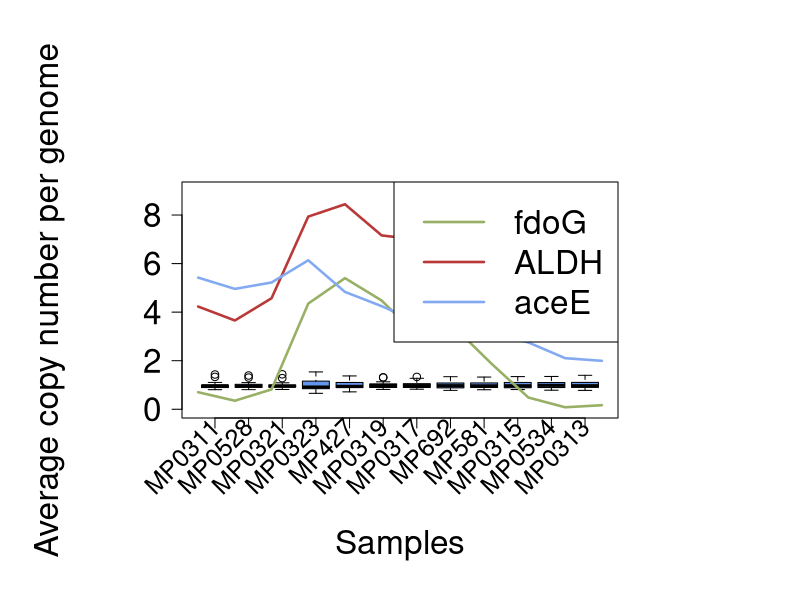

Source code (R):
# Part of the doctoral thesis "Ecology of marine microorganisms: biodiversity, genomics and metagenomics". 02/04/2020 Original version,

#                            (c) Marta Cobo-Simón, CNB-CSIC.

# This script calculates the average copy number per genome and highly-variable genes. 
# It requires a table of TPMs whose columns are samples and the rows are KOs or COGs. 


# Usage: source("CopyNumber_MADs_Calculation.R"). Choose the Universal Single Copy Genes (singleCopy) in KO or COG. 

# In the folder where the script is run, there must be the table with TPMs. The following outputs will be saved in the same folder:

# CopyNumber_longformat.txt -> Average copy number per genome of different functions at different samples in long format.

# CopyNumber_wideformat.txt -> Average copy number per genome of different functions at different samples in wide format.

# Highly-Variable.txt -> Highly-Variable genes defined as the ones whose Median Absolute Deviation (MAD) is higher than twice the 
# standard deviation.

# Highly-Variable.png -> Variation in copy number of Universal Single-Copy Genes (USiCGs) represented in boxplots for each sample in 
# comparison to highly-variable genes. 

# The variable kruskalwalliscopynumberusicgs contains the Kruskal-Wallis test for USiCGs. It must be non-significant. 

# The variable kruskalwalliscopynumbertodos contains the Kruskal-Wallis test for all the genes. 

# The variable foldchangeusicgsintersample contains the log2(foldchange) of USiCGs among different samples.

# The variable foldchangeusicgsintrasample contains the log2(foldchange) of USiCGs in each sample. 

# Test: test_CopyNumber_MADs_Calculation.txt as table of TPMs.


# Read the table of TPMs.
peleae10 = read.table("test_CopyNumber_MADs_Calculation.txt",header=T,sep="\t",row.names=1)


# Select which group of USiCGs must be used.

# Set of 15 OGs that are widely conserved (present in most species), rarely occur as duplicate genes in known genomes, are not 
# subject to horizontal gene transfer, and do not scale with genome size as marker genes  (Raes et al., 2007).
singleCopy = c('K02863','K02867','K02871','K02874','K02876','K02886','K02931','K02933','K02946','K02948','K02950','K02952','K02986',
	       'K02992','K02994') 
#singleCopy = c('COG0081','COG0080','COG0102','COG0093','COG0200','COG0090','COG0094','COG0097','COG0051','COG0100','COG0048','COG0099',
#               'COG0522','COG0049','COG0096')  

usicgspelae10reducidotabla <- subset(peleae10, rownames(peleae10) %in% singleCopy) # Extract only rows with USiCGs.
medianasusicgs <- colMeans(usicgspelae10reducidotabla) # Median of TPM USiCGs in each sample.  
copynumber <- t(t(peleae10) / medianasusicgs) # Calculation of Copy Number. 

write.table(copynumber, file="CopyNumber_wideformat.txt", sep="\t", quote=F) # Table in wide format with the copy number. 


# Calculation of MADs and selection of highly-variable genes. 

library(matrixStats)
MADs <- as.data.frame(rowMedians(as.matrix(abs(copynumber - rowMedians(as.matrix(copynumber))))), row.names=rownames(copynumber))
hipervariablesMADs <- subset(copynumber, subset=MADs > (2 * colSds(as.matrix(MADs)) + colMeans(as.matrix(MADs))))
MADstablatodos <- as.data.frame(as.matrix(abs(copynumber - rowMedians(as.matrix(copynumber))), row.names=rownames(copynumber)))


# Table format from wide format to long format. 

library(reshape2)
listacopynumber <- melt(copynumber)
colnames(listacopynumber) <- c("cog", "muestra", "rpkm") # Change the name of the columns.
listausicgspelae10reducido <- subset(listacopynumber, listacopynumber$cog %in% singleCopy) # Extract only rows with USiCGs. 
kruskalwalliscopynumberusicgs <- oneway.test(rpkm ~ muestra, data = listausicgspelae10reducido)
kruskalwalliscopynumbertodos <- oneway.test(rpkm ~ muestra, data = listacopynumber)
write.table(listacopynumber, file="listacopynumber.txt", sep="\t", quote=F)


# Highly-variable genes.

# Highly-variable genes and their TPMs in long format
hipervariables <- subset(listacopynumber, subset=listacopynumber$cog%in%rownames(hipervariablesMADs))

# Highly-variable genes and their TPMs in wide format.
hipervariablesimprimir <- subset(copynumber, subset=rownames(copynumber)%in%rownames(hipervariablesMADs)) 

write.table(hipervariablesimprimir, file="tablahipervariablesMADstpmcopynumber.txt", sep="\t", quote=F)


# Calculation of log(foldchange) of USiCGs.

# Extract USiCGs in wide format table. 
usicgspeleae10 <- subset(copynumber, subset=rownames(copynumber) %in% singleCopy)

# Calculation of log2(foldchange) of USiCGs among samples. 
foldchangeusicgsintersample <- apply(usicgspeleae10, 1, function(x) log2(max(x+0.00001)/min(x+0.00001))) 
				     
# Calculation of log2(foldchange) of USiCGs in each sample.				   
foldchangeusicgsintrasample <- apply(usicgspeleae10, 2, function(x) log2(max(x+0.00001)/min(x+0.00001))) 


# Plot with variation in copy number of USiCGs in each sample and copy number of highly-variable genes. 

png("Highly-Variable.png", width = 7*300,height = 7*300,res = 300,pointsize = 6)
colores <- c('#97B065', '#B93838', '#83AAF0', '#E2AA48', '#A9A3D2','#797900', '#F4BCE6', '#84F4F6', '#9AD63B', '#A285F5','#D2B48C', 
	'#4EA24E', '#465569','#9C669C', '#6495ED')                                				   
cogshipervariables <- hipervariables$cog
cogshipervariablesordenado <- sort(cogshipervariables)
cogshipervariablesordenadosinduplicados <- cogshipervariablesordenado[!duplicated(cogshipervariablesordenado)]
par(mar=c(9,9,9,9)+0.1,mgp=c(6,1,0))
plot(listausicgspelae10reducido$rpkm ~ listausicgspelae10reducido$muestra, ylim=c(0,9), lwd = 1, col="cornflowerblue", xlab= "Samples", 
	 ylab = "Average copy number per genome", tcl = 1, xaxt='n', cex.axis=2, cex.lab=2, las=1)
axis(1, at=1:length(unique(hipervariables$muestra)), labels = FALSE)
labels<-unique(hipervariables$muestra)
text(x=1:length(unique(hipervariables$muestra)), y=par("usr")[3]-0.2,labels=labels, srt=45, adj=1, xpd=TRUE, cex=1.5)
for (i in 1:length(unique(cogshipervariables))) {
	par(new=T)
	cog <- cogshipervariablesordenadosinduplicados[i]
	cognuevo <- subset(hipervariables, subset=hipervariables$cog == cogshipervariablesordenadosinduplicados[i]) 
	logrpkm = cognuevo$rpkm
   	names(logrpkm) = cognuevo$muestra
		plot(1:length(logrpkm), logrpkm, lwd = 2.5, ylim=c(0,9), type='l', col=colores[i], ylab = "", axes=F, xlab= "", tcl = 1, 
		xaxt='n', yaxt='n')
    
}
legend("topright", legend=cogshipervariablesordenadosinduplicados, col=colores, lwd=2.5, ncol=1, cex=2)

dev.off()
				     
